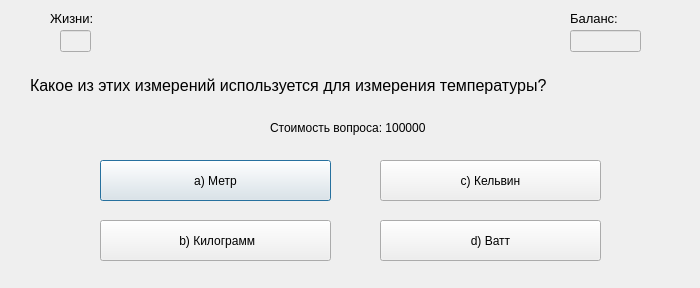
<?xml version="1.0" encoding="UTF-8"?>
<ui version="4.0">
 <class>Dialog</class>
 <widget class="QDialog" name="Dialog">
  <property name="geometry">
   <rect>
    <x>0</x>
    <y>0</y>
    <width>700</width>
    <height>288</height>
   </rect>
  </property>
  <property name="windowTitle">
   <string>Вопрос №4</string>
  </property>
  <widget class="QLabel" name="label_2">
   <property name="geometry">
    <rect>
     <x>50</x>
     <y>10</y>
     <width>61</width>
     <height>16</height>
    </rect>
   </property>
   <property name="font">
    <font>
     <pointsize>10</pointsize>
    </font>
   </property>
   <property name="text">
    <string>Жизни:</string>
   </property>
  </widget>
  <widget class="QLineEdit" name="lineEdit">
   <property name="enabled">
    <bool>false</bool>
   </property>
   <property name="geometry">
    <rect>
     <x>60</x>
     <y>30</y>
     <width>31</width>
     <height>22</height>
    </rect>
   </property>
   <property name="text">
    <string/>
   </property>
  </widget>
  <widget class="QLabel" name="label_3">
   <property name="geometry">
    <rect>
     <x>570</x>
     <y>10</y>
     <width>71</width>
     <height>16</height>
    </rect>
   </property>
   <property name="font">
    <font>
     <pointsize>10</pointsize>
    </font>
   </property>
   <property name="text">
    <string>Баланс:</string>
   </property>
  </widget>
  <widget class="QLineEdit" name="lineEdit_2">
   <property name="enabled">
    <bool>false</bool>
   </property>
   <property name="geometry">
    <rect>
     <x>570</x>
     <y>30</y>
     <width>71</width>
     <height>22</height>
    </rect>
   </property>
   <property name="text">
    <string/>
   </property>
  </widget>
  <widget class="QLabel" name="label">
   <property name="geometry">
    <rect>
     <x>30</x>
     <y>60</y>
     <width>641</width>
     <height>51</height>
    </rect>
   </property>
   <property name="font">
    <font>
     <pointsize>12</pointsize>
    </font>
   </property>
   <property name="text">
    <string>Какое из этих измерений используется для измерения температуры? </string>
   </property>
  </widget>
  <widget class="QLabel" name="label_4">
   <property name="geometry">
    <rect>
     <x>270</x>
     <y>120</y>
     <width>171</width>
     <height>16</height>
    </rect>
   </property>
   <property name="text">
    <string>Стоимость вопроса: 100000</string>
   </property>
  </widget>
  <widget class="QPushButton" name="pushButton">
   <property name="geometry">
    <rect>
     <x>100</x>
     <y>160</y>
     <width>231</width>
     <height>41</height>
    </rect>
   </property>
   <property name="text">
    <string>a) Метр</string>
   </property>
  </widget>
  <widget class="QPushButton" name="pushButton_2">
   <property name="geometry">
    <rect>
     <x>100</x>
     <y>220</y>
     <width>231</width>
     <height>41</height>
    </rect>
   </property>
   <property name="text">
    <string> b) Килограмм</string>
   </property>
  </widget>
  <widget class="QPushButton" name="pushButton_3">
   <property name="geometry">
    <rect>
     <x>380</x>
     <y>160</y>
     <width>221</width>
     <height>41</height>
    </rect>
   </property>
   <property name="text">
    <string>c) Кельвин</string>
   </property>
  </widget>
  <widget class="QPushButton" name="pushButton_4">
   <property name="geometry">
    <rect>
     <x>380</x>
     <y>220</y>
     <width>221</width>
     <height>41</height>
    </rect>
   </property>
   <property name="text">
    <string>d) Ватт</string>
   </property>
  </widget>
 </widget>
 <resources/>
 <connections/>
</ui>
